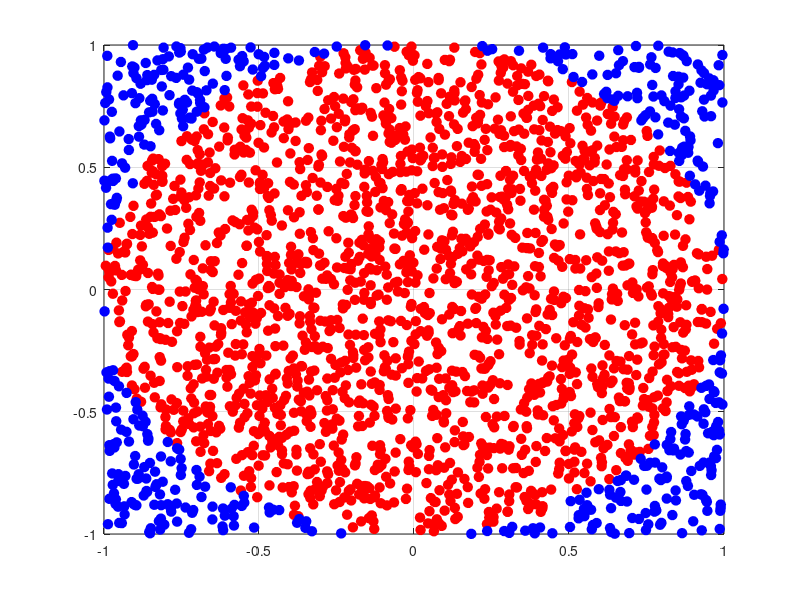

Write MATLAB code to recreate this figure.
N = 2500;

x = -1 + 2 * rand(N, 1);
y = -1 + 2 * rand(N, 1);

xin = []; yin = []; xout = []; yout = [];

for i = 1:N
    if (x(i)^2 + y(i)^2) < 1
        xin = [xin,x(i)];
        yin = [yin,y(i)];
    else
        xout = [xout,x(i)];
        yout = [yout,y(i)];
    end
end

pi = 4 * length(xin)/ N;

plot(xin, yin, 'o', 'Color', 'red', 'MarkerSize', 7, 'MarkerFaceColor', 'red');
hold on;
plot(xout, yout, 'o', 'Color', 'blue', 'MarkerSize', 7, 'MarkerFaceColor', 'blue');
grid on;